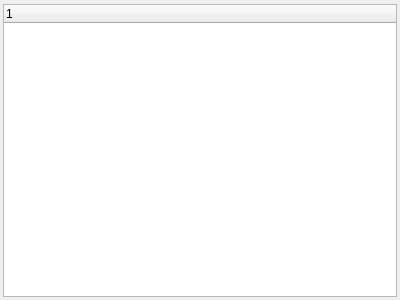
<?xml version="1.0" encoding="UTF-8"?>
<ui version="4.0">
 <class>PUCWindow</class>
 <widget class="QWidget" name="PUCWindow">
  <property name="geometry">
   <rect>
    <x>0</x>
    <y>0</y>
    <width>400</width>
    <height>300</height>
   </rect>
  </property>
  <property name="windowTitle">
   <string>Form</string>
  </property>
  <layout class="QVBoxLayout" name="verticalLayout">
   <property name="leftMargin">
    <number>3</number>
   </property>
   <property name="topMargin">
    <number>4</number>
   </property>
   <property name="rightMargin">
    <number>3</number>
   </property>
   <property name="bottomMargin">
    <number>3</number>
   </property>
   <item>
    <widget class="QTreeWidget" name="tree_puc">
     <column>
      <property name="text">
       <string notr="true">1</string>
      </property>
     </column>
    </widget>
   </item>
  </layout>
 </widget>
 <resources/>
 <connections/>
</ui>
